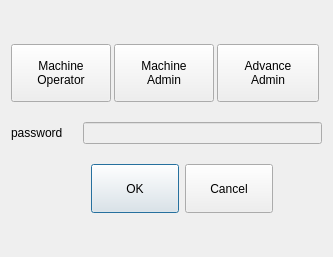
<?xml version="1.0" encoding="UTF-8"?>
<ui version="4.0">
 <class>PasswordDialog</class>
 <widget class="QDialog" name="PasswordDialog">
  <property name="geometry">
   <rect>
    <x>0</x>
    <y>0</y>
    <width>333</width>
    <height>257</height>
   </rect>
  </property>
  <property name="windowTitle">
   <string>Switch Level</string>
  </property>
  <property name="windowIcon">
   <iconset resource="../../resource.qrc">
    <normaloff>:/resource/parameter.png</normaloff>:/resource/parameter.png</iconset>
  </property>
  <layout class="QVBoxLayout" name="verticalLayout">
   <property name="spacing">
    <number>20</number>
   </property>
   <item>
    <spacer name="verticalSpacer">
     <property name="orientation">
      <enum>Qt::Vertical</enum>
     </property>
     <property name="sizeHint" stdset="0">
      <size>
       <width>20</width>
       <height>40</height>
      </size>
     </property>
    </spacer>
   </item>
   <item>
    <layout class="QHBoxLayout" name="horizontalLayout_2">
     <property name="spacing">
      <number>3</number>
     </property>
     <item>
      <widget class="QPushButton" name="MachineOperatorPushButton">
       <property name="sizePolicy">
        <sizepolicy hsizetype="Fixed" vsizetype="Preferred">
         <horstretch>0</horstretch>
         <verstretch>0</verstretch>
        </sizepolicy>
       </property>
       <property name="minimumSize">
        <size>
         <width>100</width>
         <height>58</height>
        </size>
       </property>
       <property name="maximumSize">
        <size>
         <width>100</width>
         <height>120</height>
        </size>
       </property>
       <property name="styleSheet">
        <string notr="true"/>
       </property>
       <property name="text">
        <string>Machine
Operator</string>
       </property>
       <property name="checkable">
        <bool>true</bool>
       </property>
      </widget>
     </item>
     <item>
      <widget class="QPushButton" name="MachineAdminPushButton">
       <property name="sizePolicy">
        <sizepolicy hsizetype="Fixed" vsizetype="Preferred">
         <horstretch>0</horstretch>
         <verstretch>0</verstretch>
        </sizepolicy>
       </property>
       <property name="minimumSize">
        <size>
         <width>100</width>
         <height>0</height>
        </size>
       </property>
       <property name="maximumSize">
        <size>
         <width>100</width>
         <height>16777215</height>
        </size>
       </property>
       <property name="styleSheet">
        <string notr="true"/>
       </property>
       <property name="text">
        <string>Machine
Admin</string>
       </property>
       <property name="checkable">
        <bool>true</bool>
       </property>
      </widget>
     </item>
     <item>
      <widget class="QPushButton" name="AdvanceAdminPushButton">
       <property name="sizePolicy">
        <sizepolicy hsizetype="Fixed" vsizetype="Preferred">
         <horstretch>0</horstretch>
         <verstretch>0</verstretch>
        </sizepolicy>
       </property>
       <property name="minimumSize">
        <size>
         <width>102</width>
         <height>0</height>
        </size>
       </property>
       <property name="maximumSize">
        <size>
         <width>100</width>
         <height>16777215</height>
        </size>
       </property>
       <property name="styleSheet">
        <string notr="true"/>
       </property>
       <property name="text">
        <string>Advance
Admin</string>
       </property>
       <property name="checkable">
        <bool>true</bool>
       </property>
      </widget>
     </item>
    </layout>
   </item>
   <item>
    <layout class="QFormLayout" name="formLayout">
     <property name="fieldGrowthPolicy">
      <enum>QFormLayout::AllNonFixedFieldsGrow</enum>
     </property>
     <item row="0" column="0">
      <widget class="QLabel" name="label_2">
       <property name="text">
        <string>password</string>
       </property>
      </widget>
     </item>
     <item row="0" column="1">
      <widget class="ICLineEditWithVirtualKeyboard" name="pwdEdit">
       <property name="enabled">
        <bool>false</bool>
       </property>
       <property name="sizePolicy">
        <sizepolicy hsizetype="Fixed" vsizetype="Fixed">
         <horstretch>0</horstretch>
         <verstretch>0</verstretch>
        </sizepolicy>
       </property>
       <property name="maximumSize">
        <size>
         <width>240</width>
         <height>16777215</height>
        </size>
       </property>
       <property name="echoMode">
        <enum>QLineEdit::Password</enum>
       </property>
      </widget>
     </item>
    </layout>
   </item>
   <item>
    <widget class="QDialogButtonBox" name="buttonBox">
     <property name="sizePolicy">
      <sizepolicy hsizetype="Fixed" vsizetype="Fixed">
       <horstretch>0</horstretch>
       <verstretch>0</verstretch>
      </sizepolicy>
     </property>
     <property name="minimumSize">
      <size>
       <width>262</width>
       <height>44</height>
      </size>
     </property>
     <property name="maximumSize">
      <size>
       <width>237</width>
       <height>69</height>
      </size>
     </property>
     <property name="styleSheet">
      <string notr="true">width:80px;
height:48px ;</string>
     </property>
     <property name="orientation">
      <enum>Qt::Horizontal</enum>
     </property>
     <property name="standardButtons">
      <set>QDialogButtonBox::Cancel|QDialogButtonBox::Ok</set>
     </property>
    </widget>
   </item>
   <item>
    <spacer name="verticalSpacer_2">
     <property name="orientation">
      <enum>Qt::Vertical</enum>
     </property>
     <property name="sizeHint" stdset="0">
      <size>
       <width>20</width>
       <height>40</height>
      </size>
     </property>
    </spacer>
   </item>
  </layout>
 </widget>
 <customwidgets>
  <customwidget>
   <class>ICLineEditWithVirtualKeyboard</class>
   <extends>QLineEdit</extends>
   <header>iclineeditwithvirtualkeyboard.h</header>
  </customwidget>
 </customwidgets>
 <resources>
  <include location="../../resource.qrc"/>
  <include location="../../resource.qrc"/>
  <include location="../../resource.qrc"/>
  <include location="../../resource.qrc"/>
  <include location="../../resource.qrc"/>
 </resources>
 <connections>
  <connection>
   <sender>buttonBox</sender>
   <signal>accepted()</signal>
   <receiver>PasswordDialog</receiver>
   <slot>accept()</slot>
   <hints>
    <hint type="sourcelabel">
     <x>256</x>
     <y>214</y>
    </hint>
    <hint type="destinationlabel">
     <x>157</x>
     <y>213</y>
    </hint>
   </hints>
  </connection>
  <connection>
   <sender>buttonBox</sender>
   <signal>rejected()</signal>
   <receiver>PasswordDialog</receiver>
   <slot>reject()</slot>
   <hints>
    <hint type="sourcelabel">
     <x>270</x>
     <y>214</y>
    </hint>
    <hint type="destinationlabel">
     <x>286</x>
     <y>213</y>
    </hint>
   </hints>
  </connection>
 </connections>
</ui>
